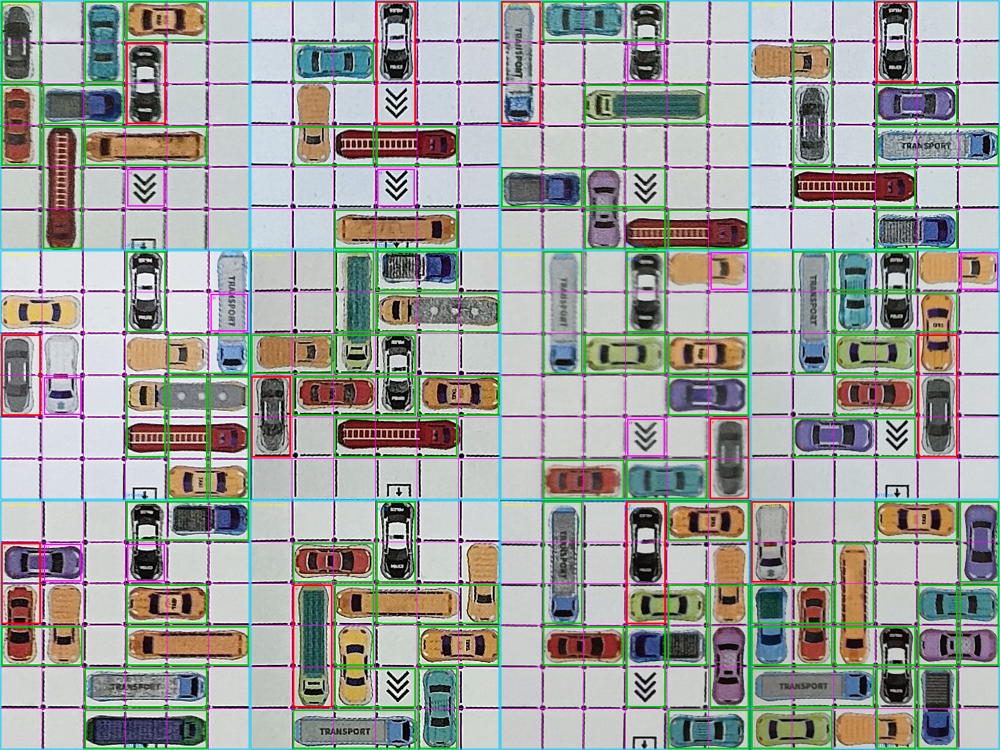
#> input picture tools/parking_book/verify_12.png, 2000 x 1500 px, given in place of verify_12.png.png, which was not available (shown at 1/2 size)
$ python tiling3.py verify_12.png
#> lines starting #> are read from the running program, lines starting #| are printed output that depends on the picture; pictures that were not available may be replaced by others from this repository, and a replacement may not be noted
#!/usr/bin/env python3
# -*- coding: utf-8 -*-
"""
占用格 -> 车辆拼铺 v3
证据：
  竖边界（上下相邻）：异车之间有一线亮缝（亮占比高 ~0.5）；同车 ~0
  横边界（左右相邻）：异车之间有一条暗线（暗占比高）；同车 ~0（仅两侧车体都非纯黑时可用）
在全部合法拼铺里取「与证据最一致 + 单格最少」者。
"""
import sys, json
import numpy as np
from PIL import Image
from scipy import ndimage

N = 6; S = 120; OCC_TH = 178


def prep(path):
    a = np.asarray(Image.open(path).convert("RGB"), float)
    R, G, B = a[:, :, 0], a[:, :, 1], a[:, :, 2]
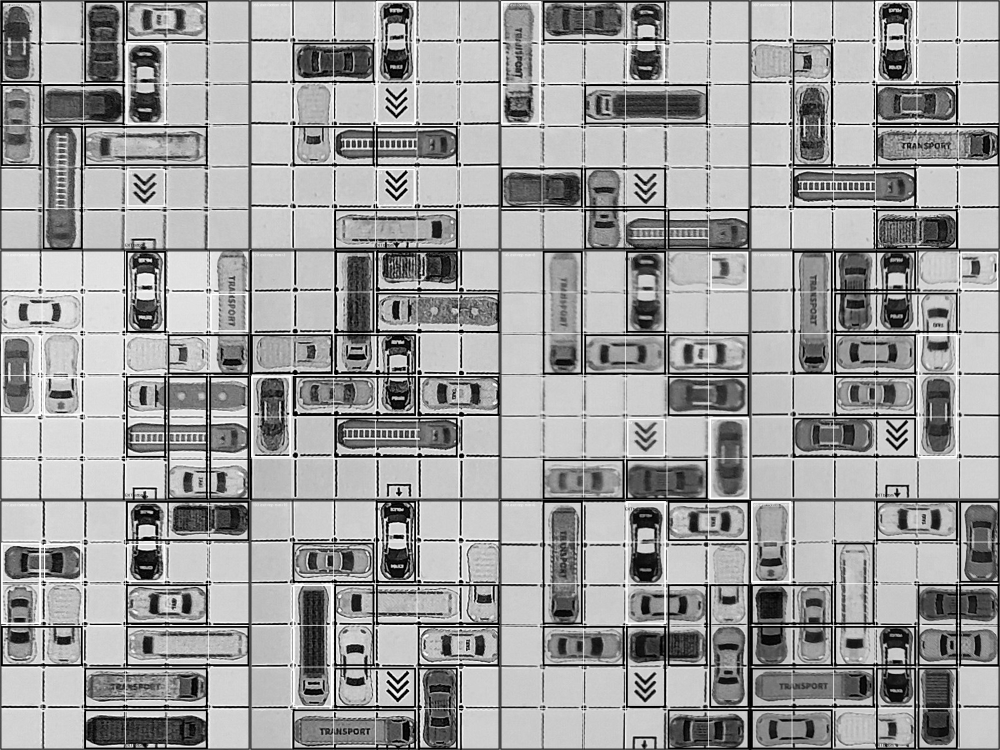
#> R: shape (1500, 2000) float64 (shown at 1/2 size); min 0, max 255, mean 157.3
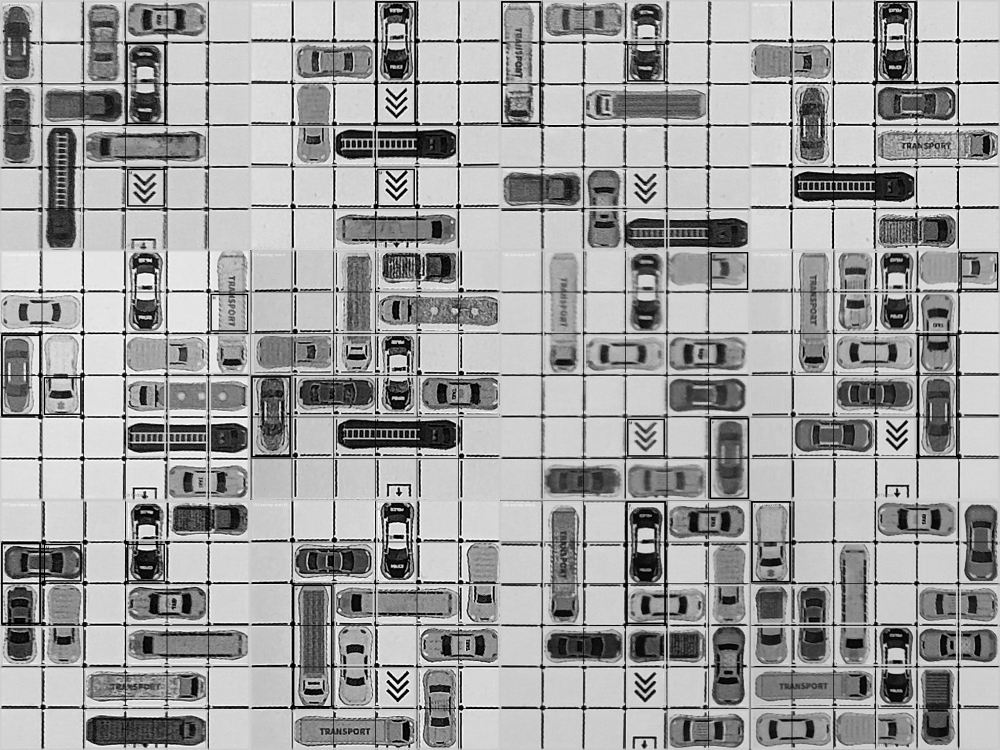
#> G: shape (1500, 2000) float64 (shown at 1/2 size); min 0, max 255, mean 159.9
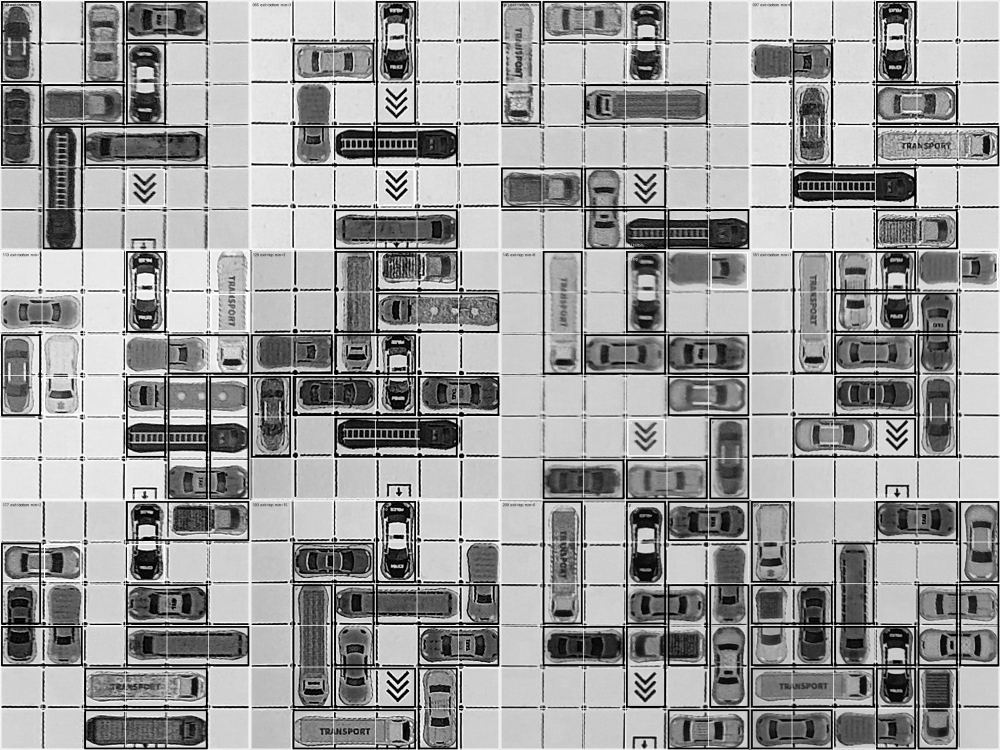
#> B: shape (1500, 2000) float64 (shown at 1/2 size); min 0, max 255, mean 156.1
    M = (R > 140) & (B > 140) & (G < 130)
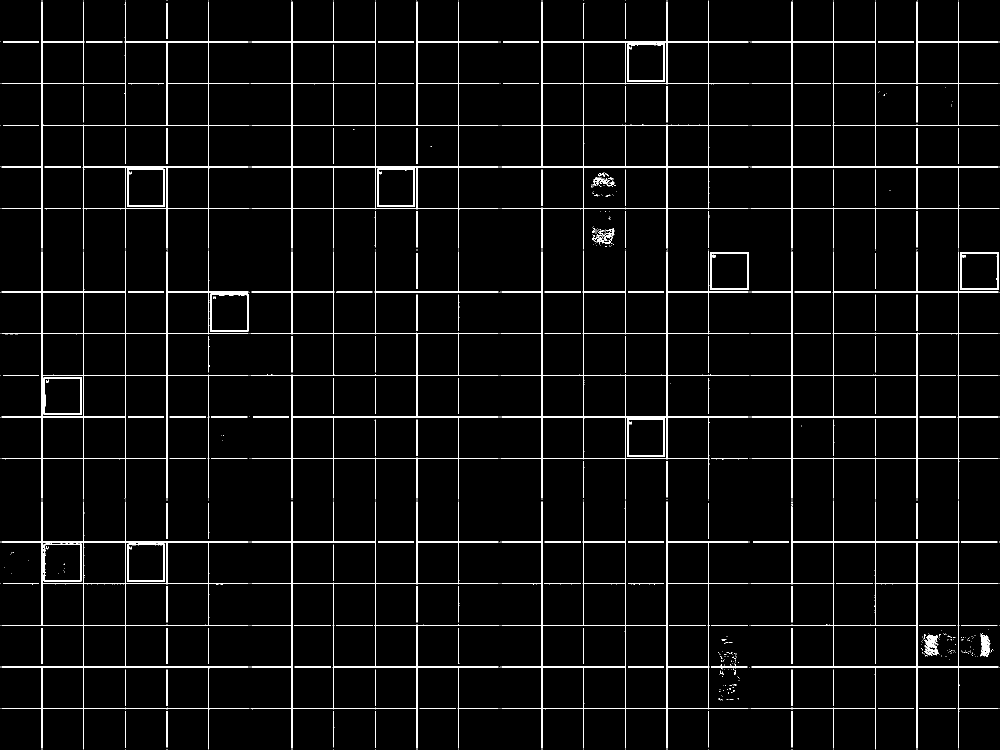
#> M: shape (1500, 2000) bool (shown at 1/2 size); 3.5% white in thin lines or dots
    ind = ndimage.distance_transform_edt(M, return_distances=False, return_indices=True)
    clean = a[ind[0], ind[1]]
    val = clean.max(2); sat = clean.max(2) - clean.min(2)
#> after `val = clean.max(2)`:
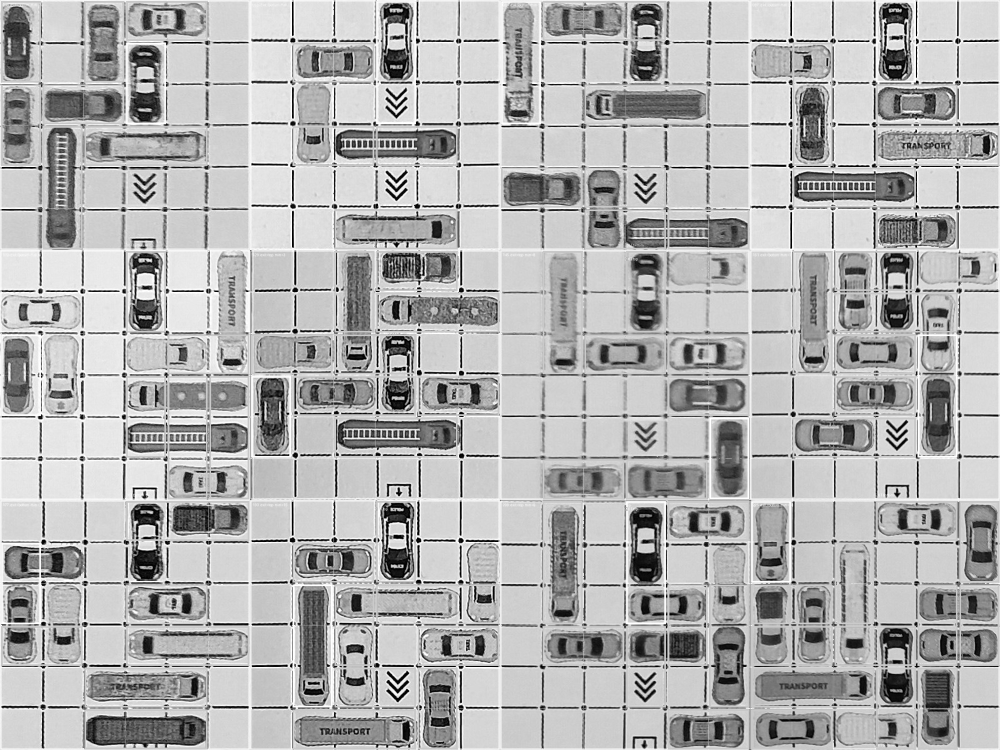
#> val: shape (1500, 2000) float64 (shown at 1/2 size); min 0, max 255, mean 176.4
#> after `sat = clean.max(2) - clean.min(2)`:
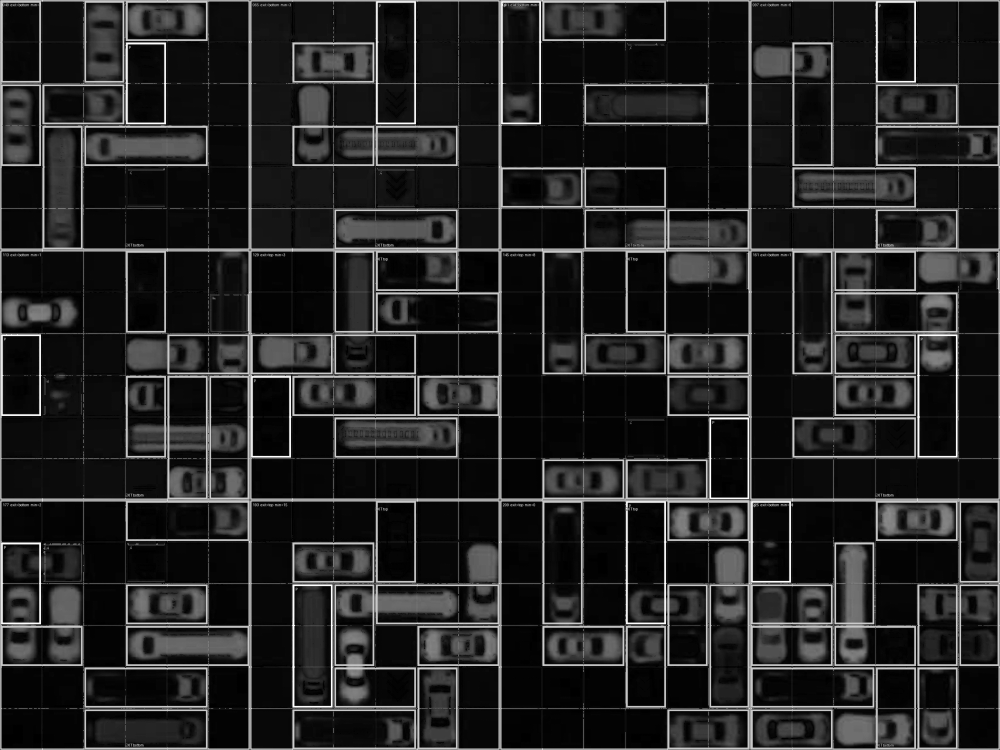
#> sat: shape (1500, 2000) float64 (shown at 1/2 size); min 0, max 255, mean 36
    occ = set()
    for r in range(N):
        for c in range(N):
            sl = (slice(int(r * S + 22), int(r * S + 98)), slice(int(c * S + 22), int(c * S + 98)))
            if val[sl].mean() < OCC_TH:
                occ.add((r, c))
    return clean, val, sat, occ


def evidence(val, sat, r, c, dr, dc):
    """返回 'same' / 'diff' / None"""
    if dc == 1:      # 左右相邻：异车之间有一条【暗线】
        bx = int((c + 1) * S); ys = slice(int(r * S + 30), int((r + 1) * S - 30))
        band = val[ys, bx - 4:bx + 5]
        dark = float((band < 140).mean())
        vA = val[ys, int(c * S + 35):int(c * S + 90)].mean(); sA = sat[ys, int(c * S + 35):int(c * S + 90)].mean()
        vB = val[ys, int((c + 1) * S + 30):int((c + 1) * S + 85)].mean(); sB = sat[ys, int((c + 1) * S + 30):int((c + 1) * S + 85)].mean()
        if vA < 135 and sA < 45: return None
        if vB < 135 and sB < 45: return None
        if sA < 30 or sB < 30: return None      # 浅灰车（油罐车/银车）上也能看到车位线 → 不可用
        if dark > 0.6: return "diff"
        if dark < 0.35: return "same"
        return None
    else:            # 上下相邻：异车之间有一线【亮缝】
        by = int((r + 1) * S); xs = slice(int(c * S + 30), int((c + 1) * S - 30))
        band = val[by - 3:by + 4, xs]
        bright = float((band > 178).mean())
        if bright > 0.35: return "diff"
        if bright < 0.22: return "same"
        return None


def solve(val, sat, occ):
    cells = set(occ)
    ev = {}
    for (r, c) in cells:
        for (dr, dc) in ((0, 1), (1, 0)):
            n = (r + dr, c + dc)
            if n in cells:
                ev[((r, c), n)] = evidence(val, sat, r, c, dr, dc)
    # 邻接表
    nbr = {x: [] for x in cells}
    for (a, b) in ev:
        nbr[a].append(b); nbr[b].append(a)
    sys.setrecursionlimit(10000)
    best = [1e18, None]

    def rec(rem, cars, singles, assigned, costv):
        if costv >= best[0] - 1e-9:
            return
        if not rem:
            if costv < best[0]:
                best[0] = costv; best[1] = (list(cars), list(singles))
            return
        r, c = min(rem)

        def place(entry, newcells, addcost_bias):
            """entry=('h'/'v',strip) 或 None(单格)"""
            if entry is None:
                new = {c0_ := (r, c)} if False else {(r, c)}
                cell = (r, c)
                added = 0.0
                for b in nbr[cell]:
                    if b in assigned:            # 与已分配格不同车 → 期望 diff
                        e = ev.get((cell, b)) or ev.get((b, cell))
                        if e == "same": added += 1.0
                rec(rem - new, cars, singles + [cell], assigned | new, costv + added + 2.0)
            else:
                ori, st = entry
                new = set(st)
                added = 0.0
                for x in st:
                    for b in nbr[x]:
                        pair = (x, b) if (x, b) in ev else (b, x)
                        e = ev.get(pair)
                        if e is None: continue
                        if b in new:             # 同车内部 → 期望 same
                            if e == "diff": added += 1.0
                        elif b in assigned:      # 不同车 → 期望 diff
                            if e == "same": added += 1.0
                rec(rem - new, cars + [entry], singles, assigned | new, costv + added)
        for L in (3, 2):
            st = [(r, c + k) for k in range(L)]
            if all(x in rem for x in st): place(("h", st), st, 0)
        for L in (3, 2):
            st = [(r + k, c) for k in range(L)]
            if all(x in rem for x in st): place(("v", st), st, 0)
        place(None, [(r, c)], 0)
    rec(set(cells), [], [], set(), 0.0)
    sol = best[1]
    return ([sol], lambda s: best[0], ev) if sol else ([], lambda s: None, ev)


def render(sol):
    g = [["." for _ in range(N)] for _ in range(N)]
    for (r, c) in sol[1]:
        if 0 <= r < N and 0 <= c < N: g[r][c] = "#"
    names = iter(list("abcdefghijklmnopqrstuvwxyz"))
    for ori, st in sorted(sol[0], key=lambda x: x[1][0]):
        ch = next(names)
        for (r, c) in st:
            g[r][c] = ch
    return "\n".join("".join(x) for x in g)


if __name__ == "__main__":
    for t in (sys.argv[1:] or ["049"]):
        clean, val, sat, occ = prep("/opt/data/parking_grid/out/levels/%s.png" % t)
#> occ = 12 items
        sols, cost, ev = solve(val, sat, occ)
#> the loop in solve, `for (r, c) in cells:` made 12 passes
#> after the loop in solve, `for (r, c) in cells:`: ev = 13 items
#> the loop in solve, `for (a, b) in ev:` made 13 passes
#> (a, b) on passes 1 to 12: ((0, 1), (0, 2)), ((0, 1), (1, 1)), ((1, 2), (2, 2)), ((2, 1), (2, 2)), ((0, 0), (0, 1)), ((0, 0), (1, 0)), ((1, 1), (1, 2)), ((1, 1), (2, 1)), ((2, 0), (2, 1)), ((4, 2), (5, 2)), ((0, 2), (1, 2)), ((1, 0), (1, 1))
#> sols = 1 item
        print("=" * 44)
        print("%s 占用%d 解%d 最优=%.1f" % (t, len(occ), len(sols), cost(sols[0])))
#| verify_12.png 占用12 解1 最优=7.0
        print(render(sols[0]))
#> (printed output is left out)
        for k in range(1, min(2, len(sols))):
            print("  --- 次优%d  %.1f" % (k, cost(sols[k])))
            print("\n".join("     " + x for x in render(sols[k]).split("\n")))
#> this loop made 0 passes
